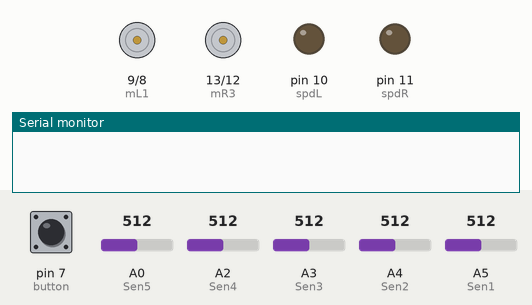
This sketch was run on a simulated Arduino Uno, built with avr-gcc and run on an emulated ATmega328P. Shown: motor-driver pin pairs drawn as motors (green arrow = first pin HIGH = forward, orange = second pin HIGH = backward, longer = more drive), output pins drawn as LEDs (lit = HIGH), the last lines printed to the serial monitor. Dashed ring = blinking. The inputs (shaded band) are chosen by the test bench; at power-on: pin 7 (button) HIGH, A0 (Sen5) = 512, A2 (Sen4) = 512, A3 (Sen3) = 512, A4 (Sen2) = 512, A5 (Sen1) = 512.

Above: at 1.2 s.
1.3 s: pin 7 (button) pulled LOW for 0.15 s
2.9 s: pin 7 (button) driven LOW
5.9 s: A0 (Sen5) set to 897
8.9 s: A0 (Sen5) set to 922
At 10.1 s:
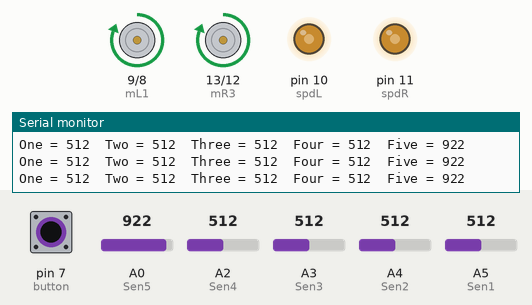
10.4 s: pin 7 (button) pulsed HIGH 2 times (0.12 s each, 0.3 s apart)
At 10.63 s:
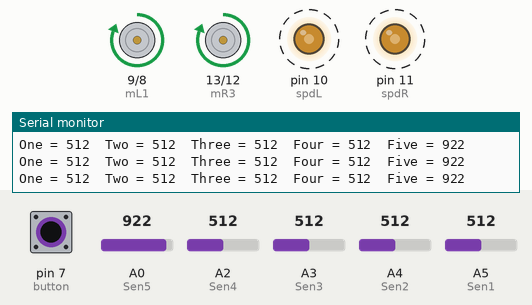
14.0 s: A2 (Sen4) set to 107
17.0 s: A2 (Sen4) set to 94
Timing chart, 0 to 20.0 s (numbered marks = the images above; inputs shaded):
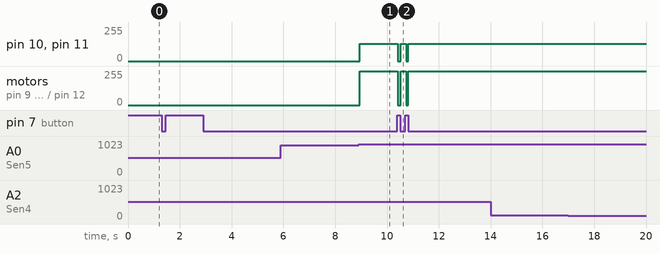

The sketch:

LFR_Final.ino
```cpp
const int Sen1 = A5;  // Analog input pin that the potentiometer is attached to
const int Sen2 = A4;
const int Sen3 = A3;
const int Sen4 = A2;
const int Sen5 = A0;

int mL1 = 9;
int mL2 = 8;
int mR3 = 13;
int mR4 = 12;
int spdL = 10;
int spdR = 11;

int button = 7;

int senVal1 = 0;        // value read from the pot
int senVal2 = 0;
int senVal3 = 0;
int senVal4 = 0;
int senVal5 = 0;

int outVal1 = 0;        // value output to the PWM (analog out)
int outVal2 = 0;
int outVal3 = 0;
int outVal4 = 0;
int outVal5 = 0;

void setup() {

  // put your setup code here, to run once:
  pinMode(mL1,OUTPUT);
  pinMode(mL2,OUTPUT);
  pinMode(mR3,OUTPUT);
  pinMode(mR4,OUTPUT);

  pinMode(spdL, OUTPUT);
  pinMode(spdR, OUTPUT);

  pinMode(button,INPUT_PULLUP);

  Serial.begin(9600);
}

void TurnMotorStraight(){
  digitalWrite(mL1,HIGH);
  digitalWrite(mL2,LOW);
  digitalWrite(mR3,HIGH);
  digitalWrite(mR4,LOW);
  analogWrite(spdL,130);
  analogWrite(spdR,130);
}

void TurnMotorHLeft(){
  digitalWrite(mL1,HIGH);
  digitalWrite(mL2,LOW);
  digitalWrite(mR3,HIGH);
  digitalWrite(mR4,LOW);
  analogWrite(spdL,0);
  analogWrite(spdR,120);
}

void TurnMotorHRight(){
  digitalWrite(mL1,HIGH);
  digitalWrite(mL2,LOW);
  digitalWrite(mR3,HIGH);
  digitalWrite(mR4,LOW);
  analogWrite(spdL,120);
  analogWrite(spdR,0);
}

void TurnMotorSLeft(){
  digitalWrite(mL1,HIGH);
  digitalWrite(mL2,LOW);
  digitalWrite(mR3,HIGH);
  digitalWrite(mR4,LOW);
  analogWrite(spdL,0);
  analogWrite(spdR,100);
}

void TurnMotorSRight(){
  digitalWrite(mL1,HIGH);
  digitalWrite(mL2,LOW);
  digitalWrite(mR3,HIGH);
  digitalWrite(mR4,LOW);
  analogWrite(spdL,100);
  analogWrite(spdR,0);
}
void TurnMotorReverse(){
  digitalWrite(mL1,LOW);
  digitalWrite(mL2,HIGH);
  digitalWrite(mR3,LOW);
  digitalWrite(mR4,HIGH);
  analogWrite(spdL,85);
  analogWrite(spdR,85);
}

void TurnMotorOFF(){
  digitalWrite(mL1,LOW);
  digitalWrite(mL2,LOW);
  digitalWrite(mR3,LOW);
  digitalWrite(mR4,LOW);
  analogWrite(spdL,0);
  analogWrite(spdR,0);
}

void checkSensor(){
  // read the analog in value:
  senVal1 = analogRead(Sen1);
  senVal2 = analogRead(Sen2);
  senVal3 = analogRead(Sen3);
  senVal4 = analogRead(Sen4);
  senVal5 = analogRead(Sen5);
}

void sensorSerial(){
  Serial.print("One = ");
  Serial.print(senVal1);
  Serial.print("\tTwo = ");
  Serial.print(senVal2);
  Serial.print("\tThree = ");
  Serial.print(senVal3);
  Serial.print("\tFour = ");
  Serial.print(senVal4);
  Serial.print("\tFive = ");
  Serial.print(senVal5);
  Serial.print("\n");

  // wait 2 milliseconds before the next loop for the analog-to-digital
  // converter to settle after the last reading:
  delay(2);
}

void loop() {
  // put your main code here, to run repeatedly:
    checkSensor();

    while (digitalRead(button)!= true){
      checkSensor();
      sensorSerial();

      if  (senVal5 >= 910){
        TurnMotorStraight();
      }
      else if ((senVal2 > 920) && (senVal1 < 920)){
        TurnMotorSLeft();
      }
      else if ((senVal3 > 905) && (senVal4 < 910)){
        TurnMotorSRight();
      }
      else if ((senVal1 > 920) && (senVal4 < 920)){
        TurnMotorHLeft();
      }
      else if ((senVal4 > 920) && (senVal1 < 920)){
        TurnMotorHRight();
      }
      else if (((senVal2 >= 920) && (senVal1 >= 920) && (senVal3 >= 905) && (senVal5 >= 910)) || ((senVal4 >= 910) && (senVal2 >= 920) && (senVal3 >= 905) && (senVal5 >= 910))){
        delay(400);
      }


      /*
      else if ((senVal2 <= 920) && (senVal1 <= 920) && (senVal3 <= 905) && (senVal4 <= 910)&& (senVal5 <= 910)){
        delay(750);
        checkSensor();
        if ((senVal2 <= 920) && (senVal1 <= 920) && (senVal3 <= 905) && (senVal4 <= 910)&& (senVal5 <= 910)){
          TurnMotorReverse();
          checkSensor();

        }

      }
      */
      }
     TurnMotorOFF();

    }
```

Measured:
- the behaviour switches between 909 and 910 on A0 (Sen5) (found by bisection; images 0 and 1)
- after the input at 8.9 s, pin 10 (spdL), pin 11 (spdR): 0/255 → 130/255 after 0.06 s; motor on pin 9 (mL1) / pin 8 (mL2), motor on pin 13 (mR3) / pin 12 (mR4): stopped → forward 255/255 after 0.06 s
- after the input at 10.4 s, pin 10 (spdL), pin 11 (spdR): alternates 130/255 for 0.21 s and 0/255 for 0.10 s, 4 changes in all, then stays 130/255, starting at once
